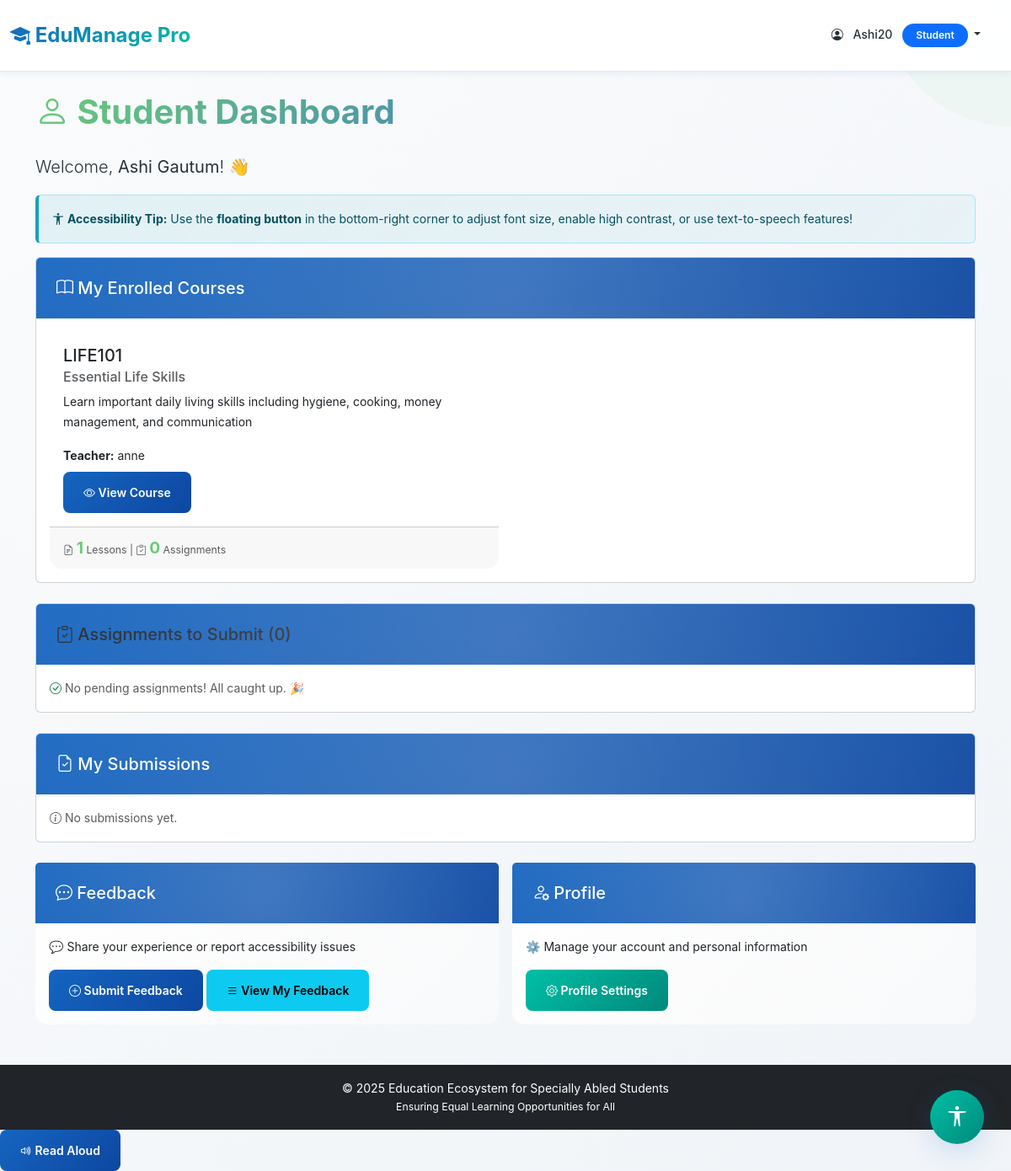
The app's page /dashboard/student/ (signed in), older data.
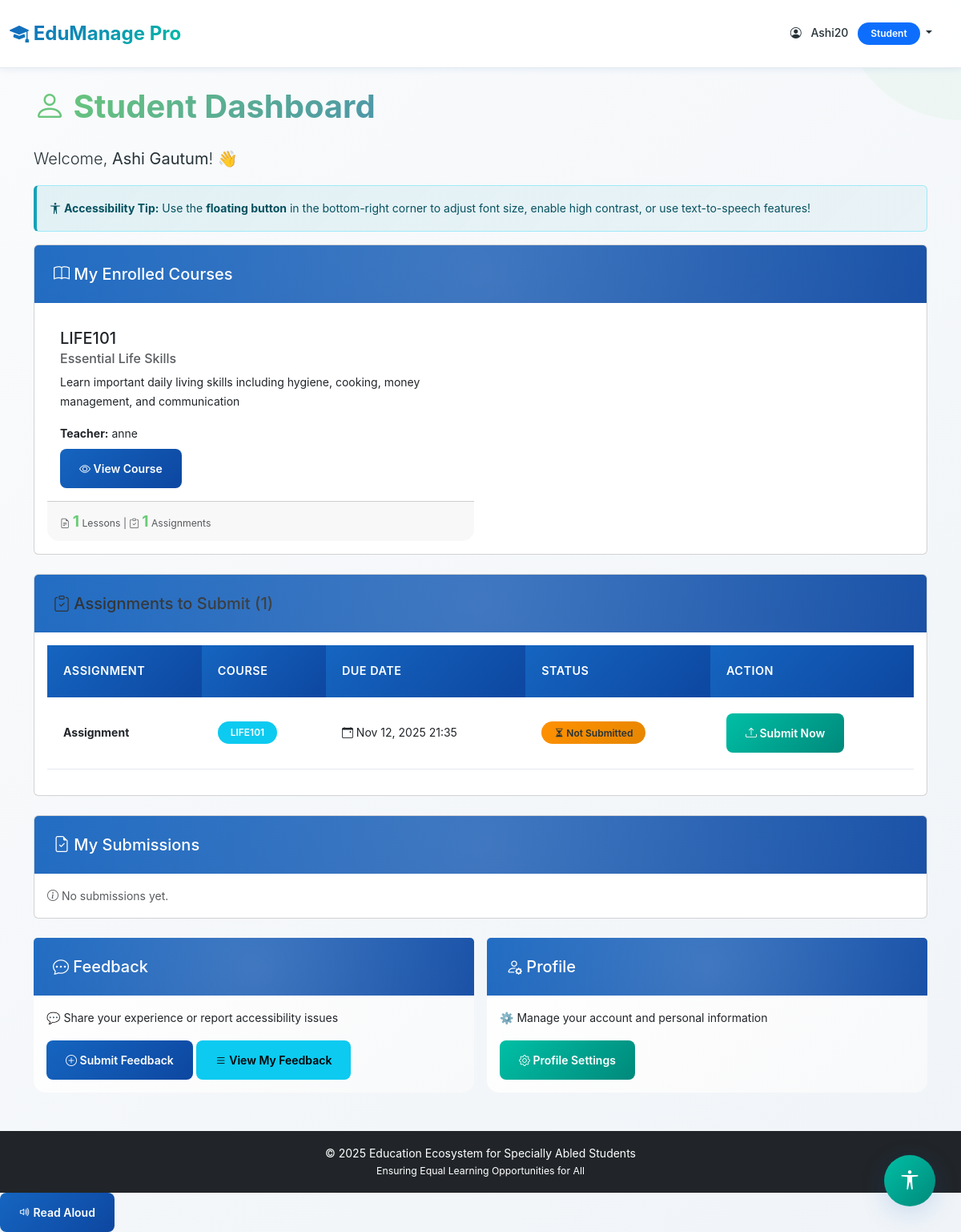
The same page, newer data.
### myapp/models.py (models this page shows, shortened)
class Course(models.Model):
    title = models.CharField(max_length=200)
    description = models.TextField()
    teacher = models.ForeignKey(User, on_delete=models.CASCADE, related_name='courses_taught',
                                limit_choices_to={'profile__role': 'teacher'})
    students = models.ManyToManyField(User, related_name='courses_enrolled', blank=True,
                                      limit_choices_to={'profile__role': 'student'})
    course_code = models.CharField(max_length=20, unique=True)
    created_at = models.DateTimeField(auto_now_add=True)
    updated_at = models.DateTimeField(auto_now=True)
    is_active = models.BooleanField(default=True)
    class Meta:
        ordering = ['-created_at']

class Assignment(models.Model):
    course = models.ForeignKey(Course, on_delete=models.CASCADE, related_name='assignments')
    title = models.CharField(max_length=200)
    description = models.TextField()
    due_date = models.DateTimeField()
    max_marks = models.IntegerField(default=100)
    attachment = models.FileField(upload_to='assignments/', blank=True, null=True)
    created_by = models.ForeignKey(User, on_delete=models.CASCADE, related_name='assignments_created')
    created_at = models.DateTimeField(auto_now_add=True)
    class Meta:
        ordering = ['due_date']

### myapp/views.py (the view)
# urls.py: path('dashboard/student/', views.dashboard_student, name='dashboard_student'),
@login_required
def dashboard_student(request):
    if request.user.profile.role != 'student':
        messages.error(request, 'Access denied. Students only.')
        return redirect('dashboard')
    enrolled_courses = request.user.courses_enrolled.all()
    my_submissions = Submission.objects.filter(student=request.user)
    pending_assignments = Assignment.objects.filter(
        course__in=enrolled_courses
    ).exclude(
        submissions__student=request.user
    )
    conduct_reports = ConductReport.objects.filter(student=request.user)
    announcements = Announcement.objects.filter(is_active=True)[:5]
    context = {
        'enrolled_courses': enrolled_courses,
        'my_submissions': my_submissions,
        'pending_assignments': pending_assignments,
        'conduct_reports': conduct_reports,
        'announcements': announcements,
        'profile': request.user.profile,
    }
    return render(request, 'dashboard_student.html', context)

### myapp/templates/dashboard_student.html (shortened to what the changed rows need)
{% extends 'base.html' %}
{% block content %}
<div class="row">
    <div class="col-12 welcome-header">
        <h1 class="mb-4">
            <i class="bi bi-person icon-float"></i> Student Dashboard
        </h1>
    </div>
</div>
<div class="card mb-4 animated-card">
    <div class="card-body">
        {% if enrolled_courses %}
        <div class="row g-3">
            {% for course in enrolled_courses %}
            <div class="col-md-6">
                <div class="card h-100 course-card">
                    <div class="card-body">
                        <h5 class="card-title">{{ course.course_code }}</h5>
                        <h6 class="card-subtitle mb-2 text-muted">{{ course.title }}</h6>
                        <p class="card-text">{{ course.description|truncatewords:20 }}</p>
                        <p class="mb-2">
                            <strong>Teacher:</strong> {{ course.teacher.get_full_name|default:course.teacher.username }}
                        </p>
                        <div class="d-flex gap-2">
                            <a href="{% url 'course_detail' course.id %}" class="btn btn-sm btn-primary">
                                <i class="bi bi-eye"></i> View Course
                            </a>
                        </div>
                    </div>
                    <div class="card-footer text-muted">
                        <small>
                            <i class="bi bi-file-earmark-text"></i> <span class="stats-number">{{ course.lessons.count }}</span> Lessons |
                            <i class="bi bi-clipboard-check"></i> <span class="stats-number">{{ course.assignments.count }}</span> Assignments
                        </small>
                    </div>
                </div>
            </div>
            {% endfor %}
        </div>
        {% else %}
        <div class="alert alert-info">
            <i class="bi bi-info-circle icon-pulse"></i> You are not enrolled in any courses yet.
        </div>
        {% endif %}
    </div>
</div>
<div class="card mb-4 animated-card">
    <div class="card-header bg-warning text-dark">
        <h5 class="mb-0"><i class="bi bi-clipboard-check icon-pulse"></i> Assignments to Submit ({{ pending_assignments.count }})</h5>
    </div>
    <div class="card-body">
        {% if pending_assignments %}
        <div class="table-responsive">
            <table class="table table-hover">
                <thead>
                    <tr>
                        <th>Assignment</th>
                        <th>Course</th>
                        <th>Due Date</th>
                        <th>Status</th>
                        <th>Action</th>
                    </tr>
                </thead>
                <tbody>
                    {% for assignment in pending_assignments %}
                    <tr>
                        <td><strong>{{ assignment.title }}</strong></td>
                        <td><span class="badge bg-info">{{ assignment.course.course_code }}</span></td>
                        <td>
                            <i class="bi bi-calendar-event"></i> {{ assignment.due_date|date:"M d, Y H:i" }}
                        </td>
                        <td><span class="badge bg-warning text-dark"><i class="bi bi-hourglass-split"></i> Not Submitted</span></td>
                        <td>
                            <a href="{% url 'submission_create' assignment.id %}" class="btn btn-sm btn-success">
                                <i class="bi bi-upload"></i> Submit Now
                            </a>
                        </td>
                    </tr>
                    {% endfor %}
                </tbody>
            </table>
        </div>
        {% else %}
        <p class="text-muted mb-0">
            <i class="bi bi-check-circle text-success icon-pulse"></i> No pending assignments! All caught up. 🎉
        </p>
        {% endif %}
    </div>
</div>
{% endblock %}

Row changes from the older to the newer data that the page shows:
changed Course "LIFE101": assignments.count "0" → "1"
added Assignment: title "Assignment", course.course_code "LIFE101", due_date "Nov 12, 2025 21:35"
Text that changed along with them:
{{ pending_assignments.count }}: "0" → "1"
text no longer shown: "No pending assignments! All caught up. 🎉"
text now shown: "ASSIGNMENT COURSE DUE DATE STATUS ACTION"
